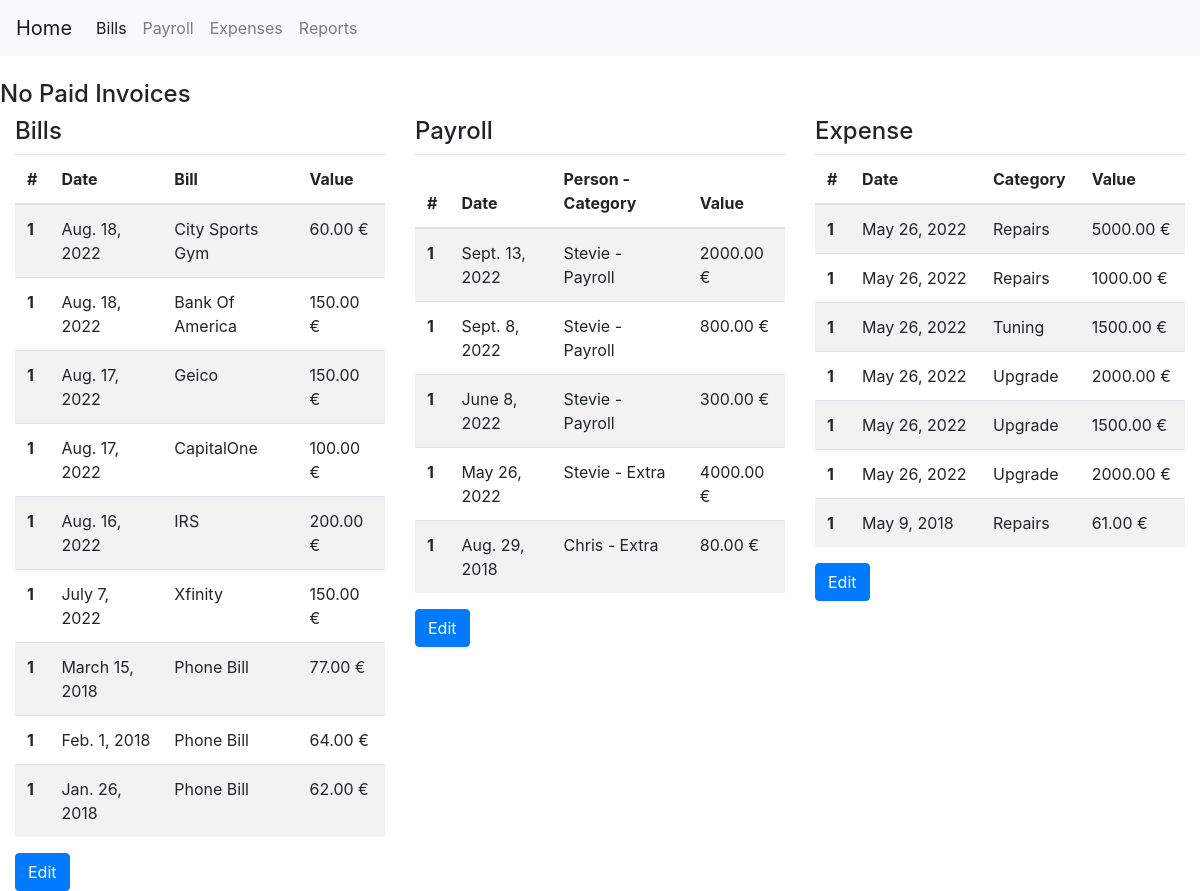
The page / on the database its author committed.
### expenses/models.py (models this page shows, shortened)
class DefaultExpenseModel(models.Model):
    title = models.CharField(max_length=100, blank=True, null=True)
    date_expired = models.DateField()
    final_value = models.DecimalField(default=0, decimal_places=2, max_digits=20)
    paid_value = models.DecimalField(default=0, decimal_places=2, max_digits=20)
    is_paid = models.BooleanField(default=False)
    payment_method = models.ForeignKey(PaymentMethod, null=True, on_delete=models.SET_NULL)
    objects = models.Manager()
    my_query = GeneralManager()
    class Meta:
        abstract = True
    def tag_final_value(self):
        return f'{self.final_value} {CURRENCY}'
    tag_final_value.short_description = 'Value'
    def tag_is_paid(self):
        return 'Is Paid' if self.is_paid else 'Not Paid'
    tag_is_paid.short_description = 'Paid'

class Bill(DefaultExpenseModel):
    category = models.ForeignKey(BillCategory, null=True, on_delete=models.SET_NULL, related_name='bills')
    class Meta:
        verbose_name_plural = '2. Bills'
        ordering = ['-date_expired']

class BillCategory(models.Model):
    title = models.CharField(unique=True, max_length=150)
    balance = models.DecimalField(default=0, max_digits=20, decimal_places=2)
    class Meta:
        verbose_name_plural = '1. Bill Category'
    def __str__(self):
        return self.title
    def tag_balance(self):
        return f'{self.balance} {CURRENCY}'
    tag_balance.short_description = 'Value'

class Payroll(DefaultExpenseModel):
    person = models.ForeignKey(Person, null=True, on_delete=models.SET_NULL, related_name='person_payroll')
    category = models.ForeignKey(PayrollCategory, null=True, on_delete=models.SET_NULL, related_name='category_payroll')
    class Meta:
        verbose_name_plural = '5. Payroll'
        ordering = ['-date_expired']
    def tag_category(self):
        return f'{self.person} - {self.category}'

class Person(models.Model):
    title = models.CharField(unique=True, max_length=150)
    occupation = models.CharField(max_length=100, blank=True, null=True)
    phone = models.CharField(max_length=10, blank=True, null=True)
    balance = models.DecimalField(default=0, max_digits=20, decimal_places=2)
    class Meta:
        verbose_name_plural = '4. Persons'
    def __str__(self):
        return self.title
    def tag_balance(self):
        return f'{self.balance} {CURRENCY}'
    tag_balance.short_description = 'Value'

class PayrollCategory(models.Model):
    title = models.CharField(unique=True, max_length=150)
    balance = models.DecimalField(default=0, max_digits=20, decimal_places=2)
    class Meta:
        verbose_name_plural = '3. Payroll Category'
    def __str__(self):
        return self.title
    def tag_balance(self):
        return f'{self.balance} {CURRENCY}'
    tag_balance.short_description = 'Value'

class GenericExpense(DefaultExpenseModel):
    category = models.ForeignKey(GenericExpenseCategory, null=True, on_delete=models.SET_NULL,
                                 related_name='category_expenses')
    class Meta:
        verbose_name_plural = '7. Generic Expenses'
        ordering = ['-date_expired']

class GenericExpenseCategory(models.Model):
    title = models.CharField(unique=True, max_length=150)
    balance = models.DecimalField(default=0, max_digits=20, decimal_places=2)
    class Meta:
        verbose_name_plural = '6. Expense Category'
    def __str__(self):
        return self.title
    def tag_balance(self):
        return f'{self.balance} {CURRENCY}'
    tag_balance.short_description = 'Value'

### expenses/views.py (the view)
# urls.py: path('', HomepageView.as_view(), name='homepage'),
class HomepageView(TemplateView):
    template_name = 'index.html'
    def get_context_data(self, **kwargs):
        context = super(HomepageView, self).get_context_data(**kwargs)
        bills = Bill.my_query.get_queryset().unpaid()[:10]
        payrolls = Payroll.my_query.get_queryset().unpaid()[:10]
        expenses = GenericExpense.my_query.get_queryset().unpaid()[:10]
        context.update({'bills': bills,
                        'payroll': payrolls,
                        'expenses': expenses
                        })
        return context

### expenses/managers.py (called while the page is built)
    def unpaid(self):
        return self.filter(is_paid=False)

    def get_queryset(self):
        return GenericQuerySet(self.model, using=self._db)

### expenses/templates/index.html (shortened to what this page needs)
<!doctype html>
<html lang="en">
<head>
    <link rel="stylesheet" href="https://stackpath.bootstrapcdn.com/bootstrap/4.1.3/css/bootstrap.min.css">
</head>
<body>
{% include 'navbar.html' %}
<br>
<div class="container-fluid">
    {% block container %}
        <div class="row">
            <h4>No Paid Invoices</h4>
        </div>
        <div class="row">
            <div class="col">
                <h4>Bills</h4>
                <table class="table table-striped">
                    <thead>
                    <tr>
                        <th scope="col">#</th>
                        <th scope="col">Date</th>
                        <th scope="col">Bill</th>
                        <th scope="col">Value</th>
                    </tr>
                  </thead>
                  <tbody>
                  {% for bill in bills %}
                      <tr>
                          <th scope="row">1</th>
                          <td>{{ bill.date_expired|date }}</td>
                          <td>{{ bill.category }}</td>
                          <td>{{ bill.tag_final_value }}</td>
                      </tr>
                  {% empty %}
                      <tr>
                          <td colspan="4">No data</td>
                      </tr>
                    {% endfor %}
                  </tbody>
                </table>
                <a href="/admin/expenses/bill/" class="btn btn-primary">Edit</a>
            </div>
            <div class="col">
                <h4>Payroll</h4>
                <table class="table table-striped">
                    <thead>
                        <tr>
                            <th scope="col">#</th>
                            <th scope="col">Date</th>
                            <th scope="col">Person - Category</th>
                            <th scope="col">Value</th>
                        </tr>
                    </thead>
                    <tbody>
                    {% for bill in payroll %}
                        <tr>
                            <th scope="row">1</th>
                            <td>{{ bill.date_expired|date }}</td>
                            <td>{{ bill.tag_category }}</td>
                            <td>{{ bill.tag_final_value }}</td>
                        </tr>
                    {% empty %}
                        <tr>
                            <td colspan="4">No data</td>
                        </tr>
                    {% endfor %}
                    </tbody>
                </table>
                <a href="/admin/expenses/payroll/" class="btn btn-primary">Edit</a>
            </div>
            <div class="col">
                <h4>Expense</h4>
                <table class="table table-striped">
                    <thead>
                        <tr>
                            <th scope="col">#</th>
                            <th scope="col">Date</th>
                            <th scope="col">Category</th>
                            <th scope="col">Value</th>
                        </tr>
                    </thead>
                    <tbody>
                    {% for expense in expenses %}
                        <tr>
                            <th scope="row">1</th>
                            <td>{{ expense.date_expired|date }}</td>
                            <td>{{ expense.category }}</td>
                            <td>{{ expense.tag_final_value }}</td>
                        </tr>
                    {% empty %}
                        <tr>
                            <td colspan="4">No data</td>
                        </tr>
                    {% endfor %}
                    </tbody>
                </table>
                <a href="/admin/expenses/genericexpense/" class="btn btn-primary">Edit</a>
            </div>
        </div>
      {% endblock %}
  </div>
  </body>
</html>

### expenses/templates/navbar.html (shortened to what this page needs)
<nav class="navbar navbar-expand-lg navbar-light bg-light">
        <a class="navbar-brand" href="{% url 'homepage' %}">Home</a>
        <div class="collapse navbar-collapse" id="navbarSupportedContent">
              <ul class="navbar-nav mr-auto">
                  <li class="nav-item active">
                      <a class="nav-link" href="{% url 'bills_view' %}">Bills <span class="sr-only">(current)</span></a>
                  </li>
                  <li class="nav-item">
                      <a class="nav-link" href="{% url 'payroll_view' %}">Payroll</a>
                  </li>
                  <li class="nav-item">
                      <a class="nav-link" href="{% url 'expenses_view' %}">Expenses</a>
                  </li>
                  <li class="nav-item">
                      <a class="nav-link" href="{% url 'reports_view' %}">Reports</a>
                  </li>
              </ul>
        </div>
    </nav>

### rows shown on the page
Bill: date_expired "Aug. 18, 2022", category "City Sports Gym", tag_final_value "60.00 €"
Bill: date_expired "Aug. 18, 2022", category "Bank Of America", tag_final_value "150.00 €"
Bill: date_expired "Aug. 17, 2022", category "Geico", tag_final_value "150.00 €"
Bill: date_expired "Aug. 17, 2022", category "CapitalOne", tag_final_value "100.00 €"
Bill: date_expired "Aug. 16, 2022", category "IRS", tag_final_value "200.00 €"
Bill: date_expired "July 7, 2022", category "Xfinity", tag_final_value "150.00 €"
Bill: date_expired "March 15, 2018", category "Phone Bill", tag_final_value "77.00 €"
Bill: date_expired "Feb. 1, 2018", category "Phone Bill", tag_final_value "64.00 €"
Bill: date_expired "Jan. 26, 2018", category "Phone Bill", tag_final_value "62.00 €"
Payroll: date_expired "Sept. 13, 2022", tag_category "Stevie - Payroll", tag_final_value "2000.00 €"
Payroll: date_expired "Sept. 8, 2022", tag_category "Stevie - Payroll", tag_final_value "800.00 €"
Payroll: date_expired "June 8, 2022", tag_category "Stevie - Payroll", tag_final_value "300.00 €"
Payroll: date_expired "May 26, 2022", tag_category "Stevie - Extra", tag_final_value "4000.00 €"
Payroll: date_expired "Aug. 29, 2018", tag_category "Chris - Extra", tag_final_value "80.00 €"
GenericExpense: date_expired "May 26, 2022", category "Repairs", tag_final_value "5000.00 €"
GenericExpense: date_expired "May 26, 2022", category "Repairs", tag_final_value "1000.00 €"
GenericExpense: date_expired "May 26, 2022", category "Tuning", tag_final_value "1500.00 €"
GenericExpense: date_expired "May 26, 2022", category "Upgrade", tag_final_value "2000.00 €"
GenericExpense: date_expired "May 26, 2022", category "Upgrade", tag_final_value "1500.00 €"
GenericExpense: date_expired "May 26, 2022", category "Upgrade", tag_final_value "2000.00 €"
GenericExpense: date_expired "May 9, 2018", category "Repairs", tag_final_value "61.00 €"
